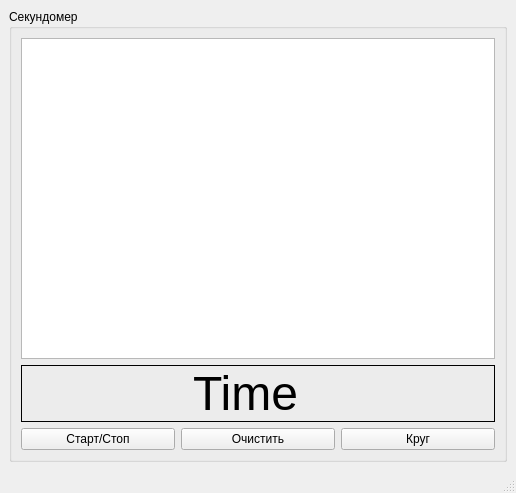
<?xml version="1.0" encoding="UTF-8"?>
<ui version="4.0">
 <class>MainWindow</class>
 <widget class="QMainWindow" name="MainWindow">
  <property name="geometry">
   <rect>
    <x>0</x>
    <y>0</y>
    <width>516</width>
    <height>493</height>
   </rect>
  </property>
  <property name="windowTitle">
   <string>MainWindow</string>
  </property>
  <widget class="QWidget" name="centralwidget">
   <layout class="QHBoxLayout" name="horizontalLayout">
    <item>
     <widget class="QGroupBox" name="groupBox">
      <property name="title">
       <string>Секундомер</string>
      </property>
      <layout class="QGridLayout" name="gridLayout">
       <item row="1" column="0" colspan="3">
        <widget class="QLabel" name="Timelabel">
         <property name="font">
          <font>
           <pointsize>36</pointsize>
          </font>
         </property>
         <property name="layoutDirection">
          <enum>Qt::LeftToRight</enum>
         </property>
         <property name="frameShape">
          <enum>QFrame::Box</enum>
         </property>
         <property name="text">
          <string>            Time</string>
         </property>
        </widget>
       </item>
       <item row="0" column="0" colspan="3">
        <widget class="QTextBrowser" name="textBrowser">
         <property name="enabled">
          <bool>true</bool>
         </property>
        </widget>
       </item>
       <item row="2" column="0">
        <widget class="QPushButton" name="StartStop">
         <property name="text">
          <string>Старт/Стоп</string>
         </property>
        </widget>
       </item>
       <item row="2" column="2">
        <widget class="QPushButton" name="Circle">
         <property name="enabled">
          <bool>true</bool>
         </property>
         <property name="text">
          <string>Круг</string>
         </property>
         <property name="checkable">
          <bool>false</bool>
         </property>
         <property name="checked">
          <bool>false</bool>
         </property>
        </widget>
       </item>
       <item row="2" column="1">
        <widget class="QPushButton" name="Clear">
         <property name="text">
          <string>Очистить</string>
         </property>
        </widget>
       </item>
      </layout>
     </widget>
    </item>
   </layout>
  </widget>
  <widget class="QMenuBar" name="menubar">
   <property name="geometry">
    <rect>
     <x>0</x>
     <y>0</y>
     <width>516</width>
     <height>22</height>
    </rect>
   </property>
  </widget>
  <widget class="QStatusBar" name="statusbar"/>
 </widget>
 <resources/>
 <connections/>
</ui>
